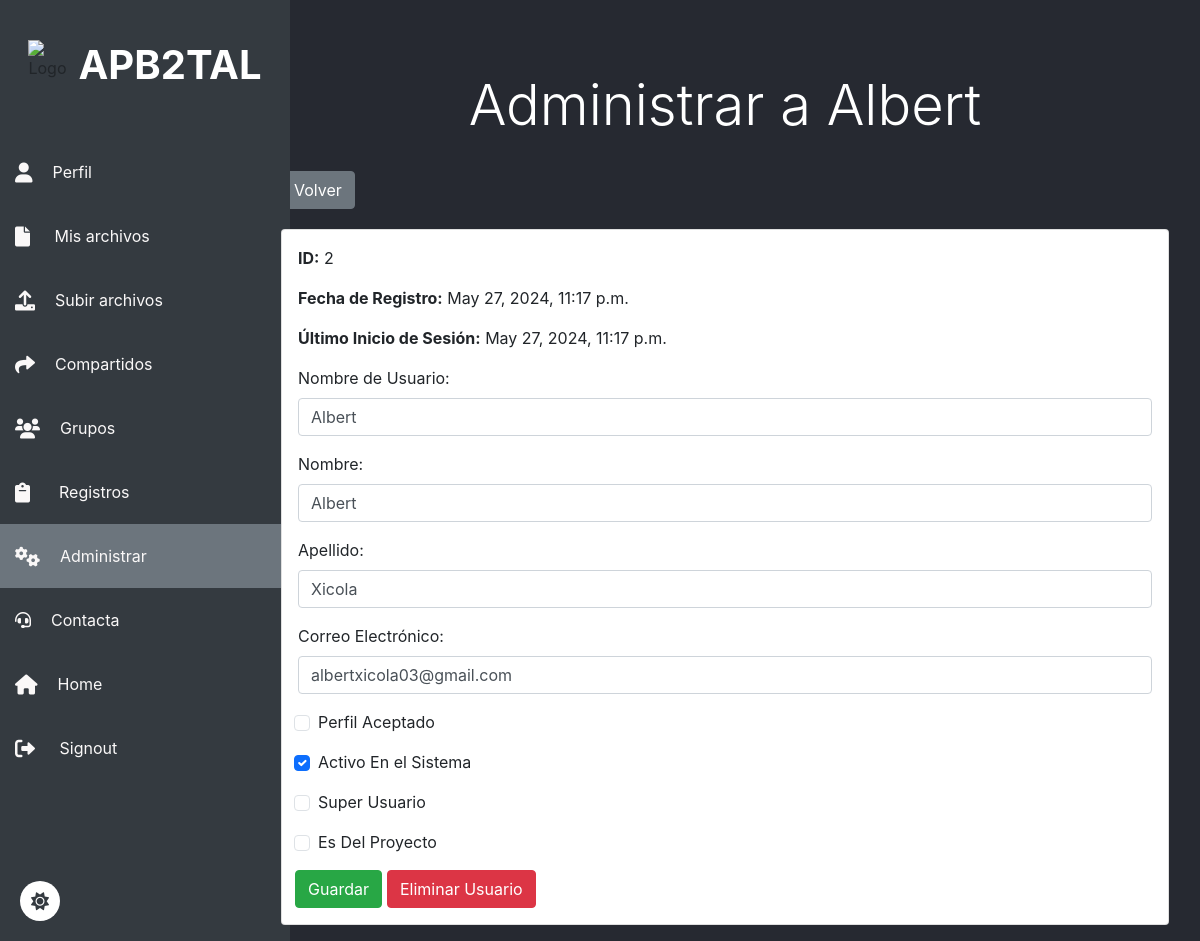
Screenshot of /administrar/usuarios/2/ (signed in) with the database file from the repository.
### archivos/models.py (models this page shows, shortened)
class CustomUser(AbstractUser):
    is_accepted = models.BooleanField(
        _("accept status"),
        default=False,
        help_text=_("Designates whether this user is accepted."),
    )
    edad = models.IntegerField(default=0, null=True, blank=True)

### archivos/views.py (the view, shortened to what this page needs)
# urls.py: path('administrar/usuarios/<int:id>/', views.admi_usuario, name='admi_usuario'),
@accepted_user_required
@user_passes_test(is_staff)
@login_required
def admi_usuario(request, id):
    usuario = get_object_or_404(CustomUser, id=id)
    return render(request, 'admi_usuario.html', {'usuario': usuario})

### archivos/views.py (called while the page is built)
def accepted_user_required(view_func):
    decorated_view_func = user_passes_test(
        lambda user: user.is_authenticated and user.is_accepted,
        login_url='/perfil'  # Redirige a la página de perfil si el usuario no tiene is_accepted
    )(view_func)
    return decorated_view_func

def is_staff(user):
    return user.is_authenticated and user.is_staff

### archivos/templates/admi_usuario.html (shortened to what this page needs)
{% extends 'baseusuario.html' %}
{% block content %}
<div class="container">
  <h2 class="text-center display-4 py-4 mt-5">Administrar a {{ usuario.username }}</h2>
  <a href="/administrar/usuarios/" class="btn btn-secondary mb-1 ml-3">Volver</a>
    <div class="card p-3 m-3">
        <p><strong>ID:</strong> {{ usuario.id }}</p>
        <p><strong>Fecha de Registro:</strong> {{ usuario.date_joined }}</p>
        <p><strong>Último Inicio de Sesión:</strong> {{ usuario.last_login }}</p>
        <form method="post" enctype="multipart/form-data">
        <div class="form-group">
            <label for="username">Nombre de Usuario:</label>
            <input type="text" class="form-control" id="username" name="username" value="{{ usuario.username }}">
        </div>
        <div class="form-group">
            <label for="first_name">Nombre:</label>
            <input type="text" class="form-control" id="first_name" name="first_name" value="{{ usuario.first_name }}">
        </div>
        <div class="form-group">
            <label for="last_name">Apellido:</label>
            <input type="text" class="form-control" id="last_name" name="last_name" value="{{ usuario.last_name }}">
        </div>
        <div class="form-group">
            <label for="email">Correo Electrónico:</label>
            <input type="email" class="form-control" id="email" name="email" value="{{ usuario.email }}">
        </div>
        <div class="row">
          <div class="col-md-8">
              <div class="form-group">
                  <div class="form-check">
                      <input type="checkbox" class="form-check-input" id="is_accepted" name="is_accepted" {% if usuario.is_accepted %} checked="yes" {% endif %}>
                      <label class="form-check-label" for="is_accepted">Perfil Aceptado</label>
                  </div>
              </div>
              <div class="form-group">
                  <div class="form-check">
                      <input type="checkbox" class="form-check-input" id="is_active" name="is_active" {% if usuario.is_active %}checked{% endif %}>
                      <label class="form-check-label" for="is_active">Activo En el Sistema</label>
                  </div>
              </div>
              <div class="form-group">
                  <div class="form-check">
                      <input type="checkbox" class="form-check-input" id="is_superuser" name="is_superuser" {% if usuario.is_superuser %}checked{% endif %}>
                      <label class="form-check-label" for="is_superuser">Super Usuario</label>
                  </div>
              </div>
              <div class="form-group">
                  <div class="form-check">
                      <input type="checkbox" class="form-check-input" id="is_staff" name="is_staff" {% if usuario.is_staff %}checked{% endif %}>
                      <label class="form-check-label" for="is_staff">Es Del Proyecto</label>
                  </div>
              </div>
          </div>
          <div style="display: flex; justify-content: flex-start;">
            <button type="submit" class="btn btn-success">Guardar</button>
            <button type="submit" class="btn btn-danger" name="eliminar" style="margin-left: 5px;">Eliminar Usuario</button>
        </div>
{% endblock %}

### archivos/templates/baseusuario.html (style rules this page uses)
body { margin: 0; padding: 0; background-color: #262931; background-attachment: fixed; background-repeat: no-repeat; background-position: top left; transition: background-color 0.3s, color 0.3s, transform 0.1s; }

### archivos/templates/admi_usuario.html (style rules this page uses)
.text-center.display-4.py-4.mt-5 { color: white; }

### rows the page displays
CustomUser: username "Albert", id "2", date_joined "May 27, 2024, 11:17 p.m.", last_login "May 27, 2024, 11:17 p.m.", first_name "Albert", last_name "Xicola", email "albertxicola03@gmail.com", is_active "☑"
